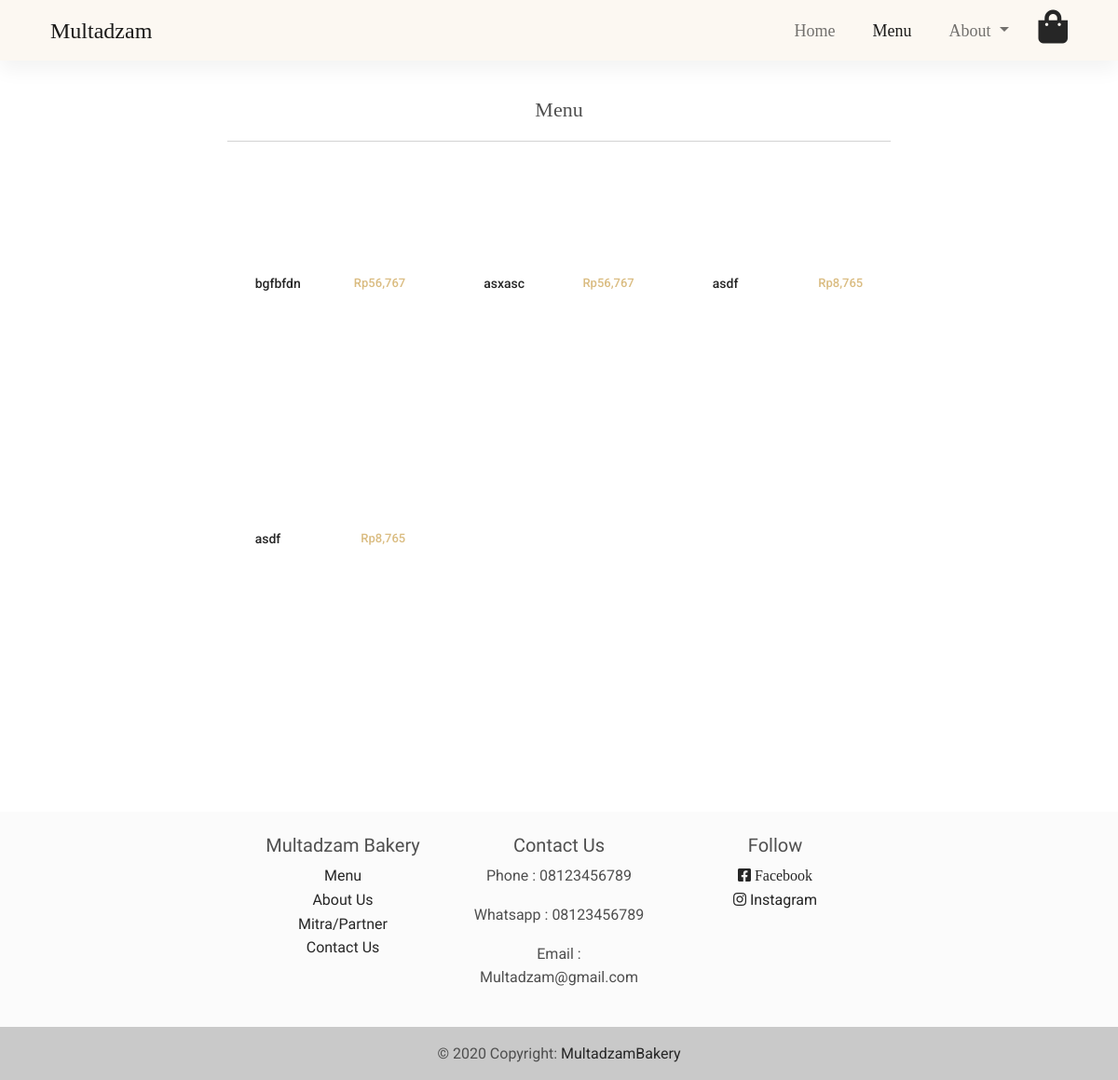
Page /menu.php on the earlier database version.
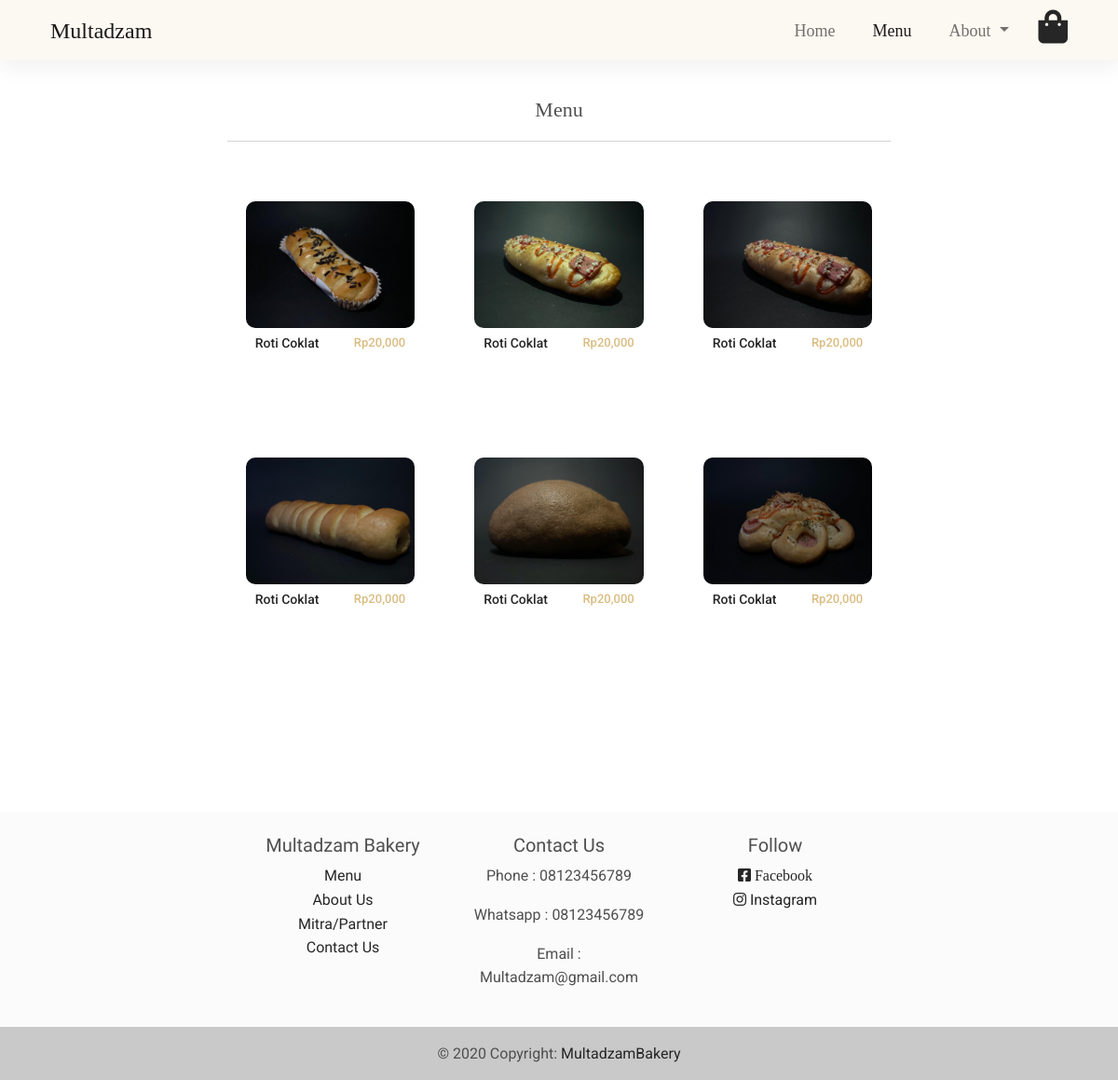
Same page on the later database version.
### tables this page shows
CREATE TABLE `produk` (
  `id_produk` int(11) NOT NULL,
  `nama_produk` varchar(300) NOT NULL,
  `harga_produk` int(11) NOT NULL,
  `deskripsi_produk` text NOT NULL,
  `gambar_produk` varchar(300) NOT NULL
);

### web/admin/functions.php (called while the page is built, shortened)
<?php
$conn = mysqli_connect("localhost", "root", "", "multadzambakery");
function query($query)
{
	global $conn;
	$result = mysqli_query($conn, $query);
	$rows = [];
	while ($row = mysqli_fetch_assoc($result)) {
		$rows[] = $row;
	}
	return $rows;
}

### web/menu.php (the view, shortened to what this page needs)
<?php
require 'admin/functions.php';
$produks = query("SELECT * FROM produk");
?>
<!DOCTYPE html>
<html lang="en">
<head>
    <link rel="stylesheet" href="https://use.fontawesome.com/releases/v5.11.2/css/all.css" />
    <link rel="stylesheet" href="css/mdb.min.css" />
    <link rel="stylesheet" href="css/navbar.css">
    <link rel="stylesheet" href="css/index.css">
</head>
<body>
    <nav class="navbar navbar-expand-lg navbar-light fixed-top">
        <div class="container">
            <div class="container-fluid">
                <div class="collapse navbar-collapse" id="navbarSupportedContent">
                    <a class="navbar-brand" href="#">Multadzam</a>
                    <ul class="navbar-nav ms-auto mb-2 mb-lg-0">
                        <li class="nav-item me-4">
                            <a class="nav-link" aria-current="page" href="index.php">Home</a>
                        </li>
                        <li class="nav-item me-4">
                            <a class="nav-link  active" href="menu.php">Menu</a>
                        </li>
                        <li class="nav-item dropdown me-4">
                            <a class="nav-link dropdown-toggle" href="#" id="navbarDropdown" role="button" data-mdb-toggle="dropdown" aria-expanded="false">
                                About
                            </a>
                        </li>
                        <li><a href="" class="link-dark"><i class=" fas fa-shopping-bag fa-2x"></i></a></li>
                    </ul>
                </div>
            </div>
        </div>
    </nav>
    <div class="container" style="margin-top: 100px;">
        <div class="container" style="width:66%; background-color:white; margin-left:17%">
            <div class="mx-auto" style="text-align: center; font-family: 'Cormorant Upright', serif; font-size: 22px;">
                Menu
            </div>
            <hr>
            <div class="row">
                <?php foreach ($produks as $produk) : ?>
                    <div class="col-md-4 " style="text-align: center;">
                        <div class="row mt-5 mx-2" style="height: 150px;">
                            <div class="col-md-12">
                                <a href="produk.php?id_produk=<?= $produk['id_produk']; ?>">
                                    <div class="bg-image hover-zoom">
                                        <img style="border-radius: 10px" src="img/foto_produk/<?= $produk['gambar_produk']; ?>" alt="" class="w-100" />
                                    </div>
                                </a>
                            </div>
                            <div class="col-md-12 mt-2">
                                <div class="row">
                                    <div class="col-md-6">
                                        <a href="produk.php?id_produk=<?= $produk['id_produk']; ?>">
                                            <h5 class="text-dark" style="font-size: 14px; text-align:start; margin-left:10px;"><?= $produk['nama_produk']; ?></h5>
                                        </a>
                                    </div>
                                    <div class="col-md-6">
                                        <a href="produk.php?id_produk=<?= $produk['id_produk']; ?>">
                                            <h5 style="font-size: 13px; text-align:end; color:#DABC81; margin-right:10px;">Rp<?= number_format($produk['harga_produk']); ?></h5>
                                        </a>
                                    </div>
                                </div>
                            </div>
                        </div>
                        <br><br><br>
                    </div>
                <?php endforeach; ?>
            </div>
        </div><br><br>
    </div><br><br><br><br>
    <footer class="bg-light text-center text-lg-start">
        <div class="container p-4" style="width:60%; text-align:center">
            <div class="row">
                <div class="col-lg-4 col-md-6 mb-4 mb-md-0">
                    <h5 style="font-family: 'Jomolhari', serif;">Multadzam Bakery</h5>
                    <ul class="list-unstyled mb-0">
                        <li>
                            <a href="menu.php" class="text-dark" style="font-family: 'Ibarra Real Nova', serif;">Menu</a>
                        </li>
                        <li>
                            <a href="about.php" class="text-dark" style="font-family: 'Ibarra Real Nova', serif;">About Us</a>
                        </li>
                        <li>
                            <a href="mitra.php" class="text-dark" style="font-family: 'Ibarra Real Nova', serif;">Mitra/Partner</a>
                        </li>
                        <li>
                            <a href="contact.php" class="text-dark" style="font-family: 'Ibarra Real Nova', serif;">Contact Us</a>
                        </li>
                    </ul>
                </div>
                <div class="col-lg-4 col-md-6 mb-4 mb-md-0">
                    <h5 style="font-family: 'Jomolhari', serif;">Contact Us</h5>
                    <ul class="list-unstyled mb-0">
                        <li>
                            <p>Phone : 08123456789</p>
                        </li>
                        <li>
                            <p>Whatsapp : 08123456789</p>
                        </li>
                        <li>
                            <p>Email : Multadzam@gmail.com</p>
                        </li>
                    </ul>
                </div>
                <div class="col-lg-4 col-md-6 mb-4 mb-md-0">
                    <h5 style="font-family: 'Jomolhari', serif;">Follow</h5>
                    <ul class="list-unstyled">
                        <li>
                            <a href="#!" class="text-dark"><i class="fab fa-facebook-square"> Facebook</i></a>
                        </li>
                        <li>
                            <a href="#!" class="text-dark"><i class="fab fa-instagram"></i> Instagram</a>
                        </li>
                    </ul>
                </div>
            </div>
        </div>
        <div class="text-center p-3" style="background-color: rgba(0, 0, 0, 0.2)">
            © 2020 Copyright:
            <a class="text-dark" href="index.php">MultadzamBakery</a>
        </div>
    </footer>
</body>
</html>

### web/css/navbar.css (style rules this page uses)
.navbar { background-color: #fcf8f2; font-family: "Cormorant Upright", serif; font-size: 18px; }
.navbar-brand { font-size: 24px; }

Differences in the rows shown:
removed produk: nama_produk "bgfbfdn", harga_produk "56,767"
removed produk: nama_produk "asxasc", harga_produk "56,767"
removed produk: nama_produk "asdf", harga_produk "8,765"
removed produk: nama_produk "asdf", harga_produk "8,765"
added produk: gambar_produk (picture), nama_produk "Roti Coklat", harga_produk "20,000"
added produk: gambar_produk (picture), nama_produk "Roti Coklat", harga_produk "20,000"
added produk: gambar_produk (picture), nama_produk "Roti Coklat", harga_produk "20,000"
added produk: gambar_produk (picture), nama_produk "Roti Coklat", harga_produk "20,000"
added produk: gambar_produk (picture), nama_produk "Roti Coklat", harga_produk "20,000"
added produk: gambar_produk (picture), nama_produk "Roti Coklat", harga_produk "20,000"
